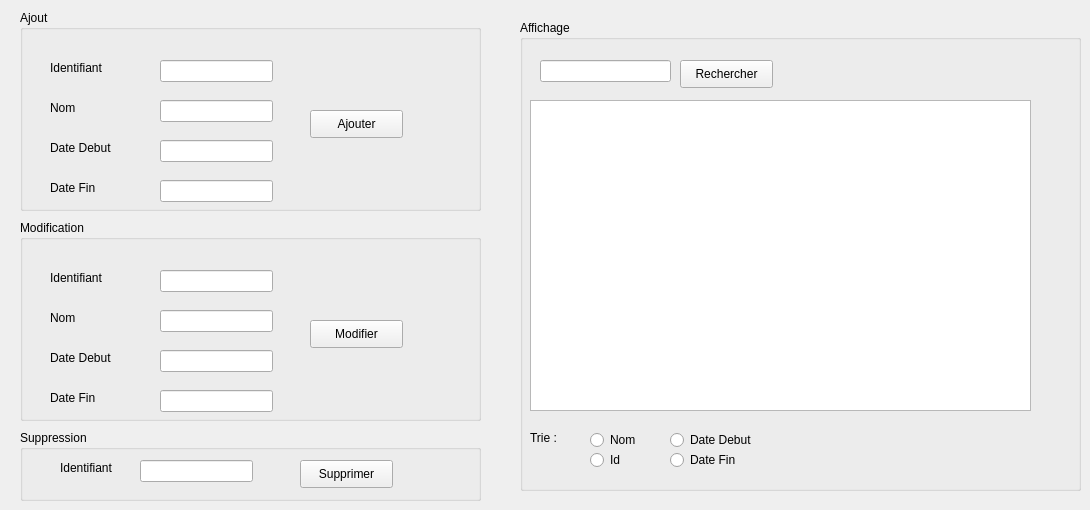
   <widget class="QWidget" name="tab">
    <attribute name="title">
     <string>Evennement</string>
    </attribute>
    <widget class="QGroupBox" name="groupBox">
     <property name="geometry">
      <rect>
       <x>20</x>
       <y>10</y>
       <width>461</width>
       <height>201</height>
      </rect>
     </property>
     <property name="styleSheet">
      <string notr="true"/>
     </property>
     <property name="title">
      <string>Ajout</string>
     </property>
     <widget class="QLabel" name="label">
      <property name="geometry">
       <rect>
        <x>30</x>
        <y>50</y>
        <width>71</width>
        <height>16</height>
       </rect>
      </property>
      <property name="text">
       <string>Identifiant</string>
      </property>
     </widget>
     <widget class="QLabel" name="label_2">
      <property name="geometry">
       <rect>
        <x>30</x>
        <y>90</y>
        <width>55</width>
        <height>16</height>
       </rect>
      </property>
      <property name="text">
       <string>Nom</string>
      </property>
     </widget>
     <widget class="QLabel" name="label_3">
      <property name="geometry">
       <rect>
        <x>30</x>
        <y>130</y>
        <width>71</width>
        <height>16</height>
       </rect>
      </property>
      <property name="text">
       <string>Date Debut</string>
      </property>
     </widget>
     <widget class="QLineEdit" name="le_id">
      <property name="geometry">
       <rect>
        <x>140</x>
        <y>50</y>
        <width>113</width>
        <height>22</height>
       </rect>
      </property>
      <property name="styleSheet">
       <string notr="true"/>
      </property>
     </widget>
     <widget class="QLineEdit" name="le_nom">
      <property name="geometry">
       <rect>
        <x>140</x>
        <y>90</y>
        <width>113</width>
        <height>22</height>
       </rect>
      </property>
      <property name="styleSheet">
       <string notr="true"/>
      </property>
     </widget>
     <widget class="QLineEdit" name="le_Date_Debut">
      <property name="geometry">
       <rect>
        <x>140</x>
        <y>130</y>
        <width>113</width>
        <height>22</height>
       </rect>
      </property>
      <property name="styleSheet">
       <string notr="true"/>
      </property>
     </widget>
     <widget class="QPushButton" name="pb_ajouter">
      <property name="geometry">
       <rect>
        <x>290</x>
        <y>100</y>
        <width>93</width>
        <height>28</height>
       </rect>
      </property>
      <property name="text">
       <string>Ajouter</string>
      </property>
     </widget>
     <widget class="QLabel" name="label_9">
      <property name="geometry">
       <rect>
        <x>30</x>
        <y>170</y>
        <width>71</width>
        <height>16</height>
       </rect>
      </property>
      <property name="text">
       <string>Date Fin</string>
      </property>
     </widget>
     <widget class="QLineEdit" name="le_Date_Fin">
      <property name="geometry">
       <rect>
        <x>140</x>
        <y>170</y>
        <width>113</width>
        <height>22</height>
       </rect>
      </property>
      <property name="styleSheet">
       <string notr="true"/>
      </property>
     </widget>
    </widget>
    <widget class="QGroupBox" name="groupBox_Nom_event">
     <property name="geometry">
      <rect>
       <x>520</x>
       <y>20</y>
       <width>561</width>
       <height>471</height>
      </rect>
     </property>
     <property name="title">
      <string>Affichage</string>
     </property>
     <widget class="QTableView" name="tab_etudiant">
      <property name="geometry">
       <rect>
        <x>10</x>
        <y>80</y>
        <width>501</width>
        <height>311</height>
       </rect>
      </property>
      <property name="styleSheet">
       <string notr="true"/>
      </property>
     </widget>
     <widget class="QLineEdit" name="rechercher_event">
      <property name="geometry">
       <rect>
        <x>20</x>
        <y>40</y>
        <width>131</width>
        <height>22</height>
       </rect>
      </property>
     </widget>
     <widget class="QPushButton" name="pb_recherche_event">
      <property name="geometry">
       <rect>
        <x>160</x>
        <y>40</y>
        <width>93</width>
        <height>28</height>
       </rect>
      </property>
      <property name="text">
       <string>Rechercher</string>
      </property>
     </widget>
     <widget class="QRadioButton" name="radioButton_nom_event">
      <property name="geometry">
       <rect>
        <x>70</x>
        <y>410</y>
        <width>95</width>
        <height>20</height>
       </rect>
      </property>
      <property name="text">
       <string>Nom </string>
      </property>
     </widget>
     <widget class="QRadioButton" name="radioButton_id_event">
      <property name="geometry">
       <rect>
        <x>70</x>
        <y>430</y>
        <width>95</width>
        <height>20</height>
       </rect>
      </property>
      <property name="text">
       <string>Id</string>
      </property>
     </widget>
     <widget class="QLabel" name="label_23">
      <property name="geometry">
       <rect>
        <x>10</x>
        <y>410</y>
        <width>61</width>
        <height>16</height>
       </rect>
      </property>
      <property name="text">
       <string>Trie : </string>
      </property>
     </widget>
     <widget class="QRadioButton" name="radioButton_DateDebut_event">
      <property name="geometry">
       <rect>
        <x>150</x>
        <y>410</y>
        <width>95</width>
        <height>20</height>
       </rect>
      </property>
      <property name="text">
       <string>Date Debut</string>
      </property>
     </widget>
     <widget class="QRadioButton" name="radioButton_DateFin_event">
      <property name="geometry">
       <rect>
        <x>150</x>
        <y>430</y>
        <width>95</width>
        <height>20</height>
       </rect>
      </property>
      <property name="text">
       <string>Date Fin</string>
      </property>
     </widget>
    </widget>
    <widget class="QGroupBox" name="groupBox_3">
     <property name="geometry">
      <rect>
       <x>20</x>
       <y>430</y>
       <width>461</width>
       <height>71</height>
      </rect>
     </property>
     <property name="styleSheet">
      <string notr="true"/>
     </property>
     <property name="title">
      <string>Suppression</string>
     </property>
     <widget class="QLabel" name="label_7">
      <property name="geometry">
       <rect>
        <x>40</x>
        <y>30</y>
        <width>61</width>
        <height>16</height>
       </rect>
      </property>
      <property name="text">
       <string>Identifiant</string>
      </property>
     </widget>
     <widget class="QLineEdit" name="le_id_supp">
      <property name="geometry">
       <rect>
        <x>120</x>
        <y>30</y>
        <width>113</width>
        <height>22</height>
       </rect>
      </property>
     </widget>
     <widget class="QPushButton" name="pb_supprimer">
      <property name="geometry">
       <rect>
        <x>280</x>
        <y>30</y>
        <width>93</width>
        <height>28</height>
       </rect>
      </property>
      <property name="text">
       <string>Supprimer</string>
      </property>
     </widget>
    </widget>
    <widget class="QGroupBox" name="groupBox_7">
     <property name="geometry">
      <rect>
       <x>20</x>
       <y>220</y>
       <width>461</width>
       <height>201</height>
      </rect>
     </property>
     <property name="styleSheet">
      <string notr="true"/>
     </property>
     <property name="title">
      <string>Modification</string>
     </property>
     <widget class="QLabel" name="label_11">
      <property name="geometry">
       <rect>
        <x>30</x>
        <y>50</y>
        <width>71</width>
        <height>16</height>
       </rect>
      </property>
      <property name="text">
       <string>Identifiant</string>
      </property>
     </widget>
     <widget class="QLabel" name="label_12">
      <property name="geometry">
       <rect>
        <x>30</x>
        <y>90</y>
        <width>55</width>
        <height>16</height>
       </rect>
      </property>
      <property name="text">
       <string>Nom</string>
      </property>
     </widget>
     <widget class="QLabel" name="label_13">
      <property name="geometry">
       <rect>
        <x>30</x>
        <y>130</y>
        <width>71</width>
        <height>16</height>
       </rect>
      </property>
      <property name="text">
       <string>Date Debut</string>
      </property>
     </widget>
     <widget class="QLineEdit" name="le_id_modifier">
      <property name="geometry">
       <rect>
        <x>140</x>
        <y>50</y>
        <width>113</width>
        <height>22</height>
       </rect>
      </property>
      <property name="styleSheet">
       <string notr="true"/>
      </property>
     </widget>
     <widget class="QLineEdit" name="le_nom_modifier">
      <property name="geometry">
       <rect>
        <x>140</x>
        <y>90</y>
        <width>113</width>
        <height>22</height>
       </rect>
      </property>
      <property name="styleSheet">
       <string notr="true"/>
      </property>
     </widget>
     <widget class="QLineEdit" name="le_Date_Debut_modifier">
      <property name="geometry">
       <rect>
        <x>140</x>
        <y>130</y>
        <width>113</width>
        <height>22</height>
       </rect>
      </property>
     </widget>
     <widget class="QPushButton" name="pb_modifier_event">
      <property name="geometry">
       <rect>
        <x>290</x>
        <y>100</y>
        <width>93</width>
        <height>28</height>
       </rect>
      </property>
      <property name="text">
       <string>Modifier</string>
      </property>
     </widget>
     <widget class="QLabel" name="label_14">
      <property name="geometry">
       <rect>
        <x>30</x>
        <y>170</y>
        <width>71</width>
        <height>16</height>
       </rect>
      </property>
      <property name="text">
       <string>Date Fin</string>
      </property>
     </widget>
     <widget class="QLineEdit" name="le_Date_Fin_modifier">
      <property name="geometry">
       <rect>
        <x>140</x>
        <y>170</y>
        <width>113</width>
        <height>22</height>
       </rect>
      </property>
     </widget>
    </widget>
   </widget>
